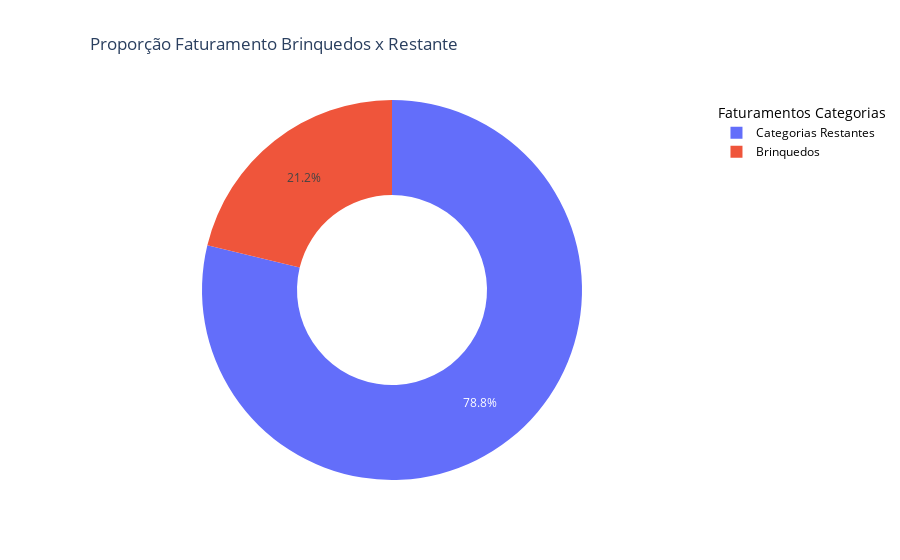

This figure's notebook cell:
### Code cell
fig = px.pie(data_frame=pd.DataFrame([faturamento_brinquedos, faturamento_restante - faturamento_brinquedos], columns=['Faturamento']),
             names=['Brinquedos', 'Categorias Restantes'],
             values='Faturamento',
             title='Proporção Faturamento Brinquedos x Restante',
             hole=0.5)
fig.update_layout(legend=dict(title='Faturamentos Categorias', font=dict(size=12, color='black')), title_x=0.1) 
fig.show()

### Figure 1 — Plotly figure (JSON) as saved in the notebook; plotly's stock layout.template omitted (floating-point values rounded to 4 significant figures)
{"data": [{"domain": {"x": [0, 1], "y": [0, 1]}, "hole": 0.5, "hovertemplate": "label=%{label}<br>Faturamento=%{value}<extra></extra>", "labels": ["Brinquedos", "Categorias Restantes"], "legendgroup": "", "name": "", "showlegend": true, "type": "pie", "values": [316500.0, 1176000.0]}], "layout": {"legend": {"font": {"color": "black", "size": 12}, "title": {"text": "Faturamentos Categorias"}, "tracegroupgap": 0}, "title": {"text": "Proporção Faturamento Brinquedos x Restante", "x": 0.1}}}
